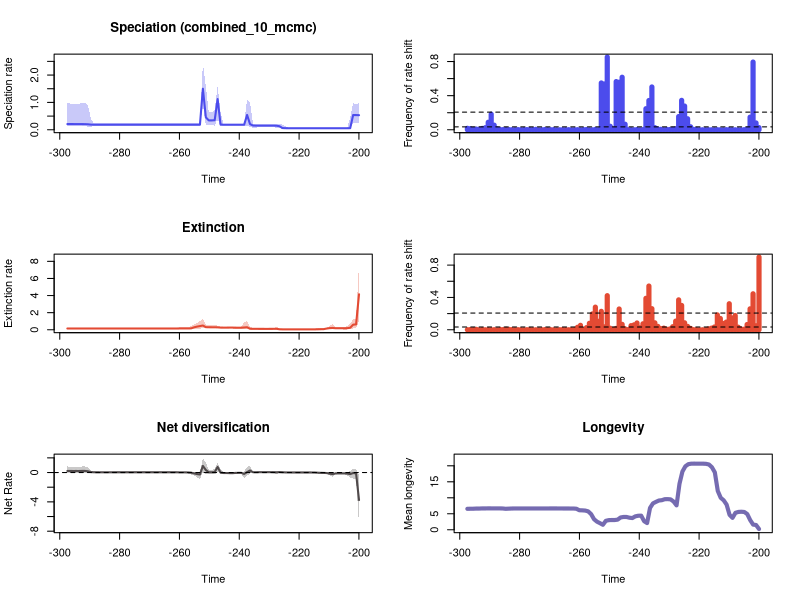

R code for this plot:


pdf(file='C:/Users/SimoesLabAdmin/Documents/pt_diversity_rates/updated_occurrence_analyses/model_2_and_5/200_its_s1k/reptilia_all/RTT_plots.pdf',width=10, height=15)
par(mfrow=c(3,2))
library(scales)

time=c(-199.96532172499997, -200.950101175,-201.934880625,-202.91966007499997,-203.904439525,-204.889218975,-205.87399842499997,-206.858777875,-207.843557325,-208.82833677499997,-209.813116225,-210.797895675,-211.78267512499997,-212.767454575,-213.752234025,-214.73701347499997,-215.721792925,-216.706572375,-217.69135182499997,-218.676131275,-219.660910725,-220.64569017499997,-221.630469625,-222.615249075,-223.60002852499997,-224.584807975,-225.569587425,-226.55436687499997,-227.539146325,-228.523925775,-229.50870522499997,-230.493484675,-231.478264125,-232.46304357499997,-233.447823025,-234.432602475,-235.41738192499997,-236.402161375,-237.386940825,-238.37172027499997,-239.356499725,-240.341279175,-241.32605862499997,-242.310838075,-243.295617525,-244.28039697499997,-245.265176425,-246.249955875,-247.23473532499997,-248.219514775,-249.204294225,-250.18907367499997,-251.173853125,-252.158632575,-253.14341202499998,-254.128191475,-255.112970925,-256.097750375,-257.082529825,-258.06730927499996,-259.052088725,-260.036868175,-261.02164762499996,-262.006427075,-262.991206525,-263.97598597499996,-264.960765425,-265.945544875,-266.93032432499996,-267.915103775,-268.899883225,-269.88466267499996,-270.869442125,-271.854221575,-272.83900102499996,-273.823780475,-274.808559925,-275.79333937499996,-276.778118825,-277.76289827499994,-278.74767772499996,-279.732457175,-280.717236625,-281.70201607499996,-282.686795525,-283.67157497499994,-284.65635442499996,-285.641133875,-286.625913325,-287.61069277499996,-288.595472225,-289.58025167499994,-290.56503112499996,-291.549810575,-292.534590025,-293.51936947499996,-294.504148925,-295.48892837499994,-296.47370782499996,-297.458487275)
rate=c(0.5327166232832166, 0.5373874053287655,0.537908455245433,0.05815111762810983,0.05641906676774056,0.05634827720226562,0.05634827720226562,0.05634827720226562,0.05634827720226562,0.05634827720226562,0.05634827720226562,0.05634827720226562,0.0563332058681145,0.0563332058681145,0.0563332058681145,0.0563332058681145,0.0563332058681145,0.0563332058681145,0.05634827720226562,0.05634827720226562,0.0563615299550265,0.05638054252698736,0.056406374173595814,0.056411659063619335,0.056727726677850324,0.05798556943472378,0.06326661034083406,0.1288181017950107,0.1489696066089337,0.15101217403889244,0.15095742497086684,0.15079782531391167,0.15088760386389657,0.15088760386389657,0.15088760386389657,0.15123196537086706,0.15518311812212948,0.2059217996219806,0.5412399598487923,0.1850029991736245,0.1849629706936782,0.1849629706936782,0.1849629706936782,0.18498437335612605,0.18498437335612605,0.18494373153942278,0.18498437335612605,0.19095217427355188,1.1224235594943526,0.3481720972191852,0.3423236705716286,0.3425842499058411,0.45439685338404884,1.500464910703109,0.18602288347624973,0.1853237090797224,0.18538462235266723,0.1853237090797224,0.1853237090797224,0.18538462235266723,0.18581780192611896,0.1858913396858791,0.1858913396858791,0.1858913396858791,0.1858913396858791,0.1858913396858791,0.1858913396858791,0.18581780192611896,0.1858913396858791,0.1858913396858791,0.1858913396858791,0.18581780192611896,0.1858913396858791,0.18581780192611896,0.18560025675225816,0.18560025675225816,0.18538462235266723,0.18538462235266723,0.18528192372704397,0.18514504152092498,0.18512958991714773,0.18512958991714773,0.1850862327369662,0.18512958991714773,0.18512958991714773,0.18512958991714773,0.1850862327369662,0.18501861226495253,0.18498435860805512,0.1850862327369662,0.18592679611716878,0.18856097556215606,0.20000235250570048,0.2050947216818299,0.20633373460616386,0.2068788658434892,0.2074142825607851,0.20815224743287308,0.20847343620201844,0.20885741238091426)
minHPD=c(0.23051497134986054, 0.2496299120643901,0.2418132458450023,0.039662551955517586,0.04308310804771849,0.04308310804771849,0.04312061670649451,0.04312061670649451,0.04312061670649451,0.04312061670649451,0.043574799931415706,0.04386354252183559,0.04386354252183559,0.04386354252183559,0.04386354252183559,0.04386354252183559,0.04386354252183559,0.04386354252183559,0.043574799931415706,0.043574799931415706,0.04312061670649451,0.04312061670649451,0.042870442100507396,0.044119078263305,0.04067847523074209,0.03923086737472213,0.044119078263305,0.04921624035207248,0.07156428605717934,0.08961951829753409,0.09275144279230575,0.09275144279230575,0.09207940699657119,0.09207940699657119,0.09207940699657119,0.07883768708769756,0.07156428605717934,0.1008717844764482,0.15760354162321705,0.1388081764822797,0.1388081764822797,0.1388081764822797,0.1396313337417057,0.1396313337417057,0.1396313337417057,0.1396313337417057,0.1388081764822797,0.12255753129535914,0.4157352513537617,0.15316581224712933,0.16152279094303312,0.15564373899940157,0.16263067942749407,0.8964635609106434,0.1324134430740386,0.13973276160683973,0.14458050941109438,0.1428574674747308,0.1428574674747308,0.14458050941109438,0.14458050941109438,0.14458050941109438,0.14458050941109438,0.14516840208347206,0.14516840208347206,0.14516840208347206,0.14516840208347206,0.14516840208347206,0.14516840208347206,0.14516840208347206,0.14516840208347206,0.14458050941109438,0.14458050941109438,0.14458050941109438,0.14458050941109438,0.14458050941109438,0.14458050941109438,0.14251724984653932,0.14251724984653932,0.13973276160683973,0.13973276160683973,0.1393511675671815,0.13759478462850783,0.13973276160683973,0.13973276160683973,0.13973276160683973,0.1383434820295,0.13796783930147372,0.13759478462850783,0.13360993110729855,0.1344772536395872,0.11146436065291829,0.11146436065291829,0.1383434820295,0.13533284802987772,0.1383434820295,0.1383434820295,0.1383434820295,0.1383434820295,0.13533284802987772)
maxHPD=c(0.973425246834988, 0.9158114757205457,0.9762968684367174,0.45534427578649966,0.07383316595407123,0.07207668786335357,0.07207668786335357,0.07207668786335357,0.07207668786335357,0.07207668786335357,0.07222130415876389,0.07222130415876389,0.07222130415876389,0.07222130415876389,0.07222130415876389,0.07222130415876389,0.07222130415876389,0.07222130415876389,0.07222130415876389,0.07222130415876389,0.07207668786335357,0.07207668786335357,0.07222130415876389,0.07375242865427906,0.07599999393211036,0.12921849079557027,0.19087195075199812,0.20618484930220418,0.2159759339303388,0.22765477054879232,0.22344590793688593,0.22344590793688593,0.2222521605898107,0.22344590793688593,0.22344590793688593,0.21759489229337298,0.21903086308161523,0.992348072200457,1.1118198416455132,0.2186300765184239,0.21759489229337298,0.21759489229337298,0.2187673206256625,0.2187673206256625,0.2187673206256625,0.2187673206256625,0.2187673206256625,0.6324798698308264,1.579954087597973,0.7409597016049367,0.637765261847673,0.6420298689905628,1.5949507790251867,2.4170390579695504,0.24253377810283822,0.2312225260334343,0.23567909979713783,0.2328355671557967,0.2328355671557967,0.2340521031078733,0.2328355671557967,0.23271016973510406,0.23258347950664507,0.2328355671557967,0.2328355671557967,0.2328355671557967,0.2328355671557967,0.2328355671557967,0.2328355671557967,0.2328355671557967,0.2328355671557967,0.23258347950664507,0.23258347950664507,0.2328355671557967,0.2328355671557967,0.2328355671557967,0.23388096368061645,0.2328355671557967,0.23485549253479032,0.2328355671557967,0.2340521031078733,0.2340521031078733,0.2328355671557967,0.2358745584694293,0.2358745584694293,0.2358745584694293,0.2358745584694293,0.23786891099983062,0.23848608859326162,0.2358745584694293,0.24335788095931998,0.4062164786687538,0.8916854249404388,0.9961697822382835,0.9842842678286702,0.9520449393114077,0.9542708574317056,0.9520449393114077,0.9520449393114077,0.9842842678286702)
remove_na = !is.na(rate)
time = time[remove_na]
plot(time,time,type = 'n', ylim = c(0, 2.658742963766506), xlim = c(-297.950877,-199.472932), ylab = 'Speciation rate', xlab = 'Time',main='Speciation (combined_10_mcmc)' )
polygon(c(time, rev(time)), c(maxHPD[remove_na], rev(minHPD[remove_na])), col = alpha('#4c4cec',0.3), border = NA)
lines(time,rate[remove_na], col = '#4c4cec', lwd=2)
mids=c(-199.97029535858584, -200.96502207575756,-201.95974879292928,-202.954475510101,-203.9492022272727,-204.94392894444442,-205.93865566161614,-206.93338237878785,-207.92810909595957,-208.92283581313131,-209.91756253030303,-210.91228924747475,-211.90701596464646,-212.90174268181818,-213.8964693989899,-214.8911961161616,-215.88592283333332,-216.88064955050504,-217.87537626767676,-218.87010298484847,-219.8648297020202,-220.8595564191919,-221.85428313636362,-222.84900985353534,-223.84373657070705,-224.83846328787877,-225.83319000505048,-226.8279167222222,-227.82264343939391,-228.81737015656563,-229.81209687373737,-230.8068235909091,-231.8015503080808,-232.79627702525252,-233.79100374242424,-234.78573045959595,-235.78045717676767,-236.77518389393938,-237.7699106111111,-238.76463732828282,-239.75936404545453,-240.75409076262625,-241.74881747979796,-242.74354419696968,-243.7382709141414,-244.7329976313131,-245.72772434848486,-246.72245106565657,-247.7171777828283,-248.7119045,-249.70663121717172,-250.70135793434343,-251.69608465151515,-252.69081136868687,-253.68553808585858,-254.6802648030303,-255.674991520202,-256.66971823737373,-257.66444495454544,-258.65917167171716,-259.6538983888889,-260.6486251060606,-261.6433518232323,-262.638078540404,-263.63280525757574,-264.62753197474746,-265.62225869191917,-266.6169854090909,-267.6117121262626,-268.6064388434343,-269.60116556060603,-270.59589227777775,-271.59061899494947,-272.58534571212124,-273.58007242929295,-274.57479914646467,-275.5695258636364,-276.5642525808081,-277.5589792979798,-278.55370601515153,-279.54843273232325,-280.54315944949496,-281.5378861666667,-282.5326128838384,-283.5273396010101,-284.5220663181818,-285.51679303535354,-286.51151975252526,-287.506246469697,-288.5009731868687,-289.4956999040404,-290.4904266212121,-291.48515333838384,-292.47988005555555,-293.47460677272727,-294.469333489899,-295.4640602070707,-296.4587869242424,-297.45351364141413)
counts=c(0.025, 0.08,0.794,0.148,0.008,0.001,0.0,0.0,0.0,0.001,0.002,0.001,0.0,0.0,0.001,0.0,0.0,0.001,0.001,0.0,0.001,0.004,0.005,0.035,0.129,0.278,0.345,0.155,0.012,0.007,0.003,0.004,0.001,0.005,0.009,0.025,0.502,0.343,0.247,0.002,0.0,0.003,0.0,0.001,0.001,0.065,0.616,0.558,0.565,0.008,0.041,0.853,0.537,0.549,0.001,0.004,0.0,0.0,0.003,0.002,0.0,0.001,0.001,0.0,0.001,0.001,0.001,0.0,0.0,0.002,0.001,0.002,0.003,0.001,0.0,0.005,0.003,0.003,0.002,0.003,0.001,0.002,0.001,0.001,0.002,0.004,0.002,0.003,0.011,0.054,0.183,0.088,0.024,0.016,0.007,0.008,0.006,0.013,0.017)
plot(mids,counts,type = 'h', xlim = c(-297.950877,-199.472932), ylim=c(0,0.853), ylab = 'Frequency of rate shift', xlab = 'Time',lwd=5,col='#4c4cec')
bf2 = 0.03407881510198736
bf6 = 0.20678637658695773
abline(h=bf2, lty=2)
abline(h=bf6, lty=2)

time=c(-199.96532172499997, -200.950101175,-201.934880625,-202.91966007499997,-203.904439525,-204.889218975,-205.87399842499997,-206.858777875,-207.843557325,-208.82833677499997,-209.813116225,-210.797895675,-211.78267512499997,-212.767454575,-213.752234025,-214.73701347499997,-215.721792925,-216.706572375,-217.69135182499997,-218.676131275,-219.660910725,-220.64569017499997,-221.630469625,-222.615249075,-223.60002852499997,-224.584807975,-225.569587425,-226.55436687499997,-227.539146325,-228.523925775,-229.50870522499997,-230.493484675,-231.478264125,-232.46304357499997,-233.447823025,-234.432602475,-235.41738192499997,-236.402161375,-237.386940825,-238.37172027499997,-239.356499725,-240.341279175,-241.32605862499997,-242.310838075,-243.295617525,-244.28039697499997,-245.265176425,-246.249955875,-247.23473532499997,-248.219514775,-249.204294225,-250.18907367499997,-251.173853125,-252.158632575,-253.14341202499998,-254.128191475,-255.112970925,-256.097750375,-257.082529825,-258.06730927499996,-259.052088725,-260.036868175,-261.02164762499996,-262.006427075,-262.991206525,-263.97598597499996,-264.960765425,-265.945544875,-266.93032432499996,-267.915103775,-268.899883225,-269.88466267499996,-270.869442125,-271.854221575,-272.83900102499996,-273.823780475,-274.808559925,-275.79333937499996,-276.778118825,-277.76289827499994,-278.74767772499996,-279.732457175,-280.717236625,-281.70201607499996,-282.686795525,-283.67157497499994,-284.65635442499996,-285.641133875,-286.625913325,-287.61069277499996,-288.595472225,-289.58025167499994,-290.56503112499996,-291.549810575,-292.534590025,-293.51936947499996,-294.504148925,-295.48892837499994,-296.47370782499996,-297.458487275)
rate=c(4.149764222005741, 0.6275672445162392,0.5976677699410164,0.2352043309246723,0.18605385833392848,0.18026308566541147,0.17865847118693598,0.1803078087393417,0.18234762988035008,0.2117680551731041,0.19156495274037266,0.14310221390439434,0.07321869723306354,0.06750063416359603,0.05756347352016741,0.04885217976568226,0.04774848219662997,0.04738355582690598,0.04687303148717206,0.04682528811200779,0.04682528811200779,0.04682528811200779,0.046814883885281364,0.046814883885281364,0.04699917266206037,0.0476994779943871,0.049982577796721314,0.06070721881338206,0.11050877866771927,0.10755742555783915,0.10493154736819463,0.1042355083273318,0.1044167070854281,0.10598613596624051,0.10634088809631886,0.10788454931300603,0.10930818491169275,0.11698001340256245,0.2956662914498719,0.26715465597558374,0.241891523320939,0.2427969815421545,0.24599471275095053,0.25618640699065187,0.25488642505912584,0.252405930637597,0.252405930637597,0.25510892830509974,0.2822064716212799,0.29007720308870316,0.2913182624336004,0.2947792540346459,0.3052666183458208,0.49650188418360997,0.43157294120863177,0.3687896636426991,0.28590160571782797,0.1640937468826072,0.15576038481013385,0.15421324273660553,0.15406213376008732,0.15385931581843215,0.14924000566411724,0.14892305433880354,0.14888633227661235,0.1488421705766778,0.1488421705766778,0.1488421705766778,0.1488396942253638,0.1488038711779225,0.1488038711779225,0.1488038711779225,0.1488396942253638,0.1488396942253638,0.1488421705766778,0.1488421705766778,0.1488421705766778,0.1488421705766778,0.1488421705766778,0.1488421705766778,0.1488396942253638,0.1488396942253638,0.1488396942253638,0.1488038711779225,0.1488396942253638,0.1488421705766778,0.14886218730926493,0.14873685325918057,0.14862136828000194,0.1485958697952065,0.1485958697952065,0.1485958697952065,0.148553377540165,0.148553377540165,0.14847581250481495,0.148553377540165,0.148553377540165,0.1485958697952065,0.148553377540165,0.14862136828000194)
minHPD=c(1.0537563940560544, 0.16725289250323677,0.14860130801429572,0.10979614592183208,0.02778788974260524,0.028375247431124084,0.035095176116311425,0.03140435492075966,0.0378255876904517,0.12278551810531294,0.04072974234964718,0.03793721211350399,0.03678525896058639,0.03678525896058639,0.03117552555444768,0.021831023659070335,0.025994801881448266,0.02698420191242594,0.026971183104675705,0.026971183104675705,0.026971183104675705,0.026971183104675705,0.026971183104675705,0.027059489597655154,0.026748907196531786,0.025994801881448266,0.025994801881448266,0.027402813123585456,0.03572984629035077,0.0513438222842415,0.05233879852545772,0.0544770276917842,0.0544770276917842,0.0513438222842415,0.049214669750221075,0.05404492758399319,0.05561099568548871,0.05727567706885262,0.06961718711058036,0.06065282784541353,0.0562849147197693,0.06365363144777894,0.1079104605942223,0.15793902570248392,0.1687532232093822,0.16476875454324388,0.16265746189484082,0.1700932008310171,0.2049305952466697,0.21627149023452125,0.21627149023452125,0.21006770168389274,0.1999551384355266,0.24918431045281927,0.11747502314497155,0.11747502314497155,0.11207836564170082,0.10523064205624684,0.10873066705337937,0.1095099975446594,0.10512274764219208,0.10512274764219208,0.09941143678800167,0.10343907076435369,0.10343907076435369,0.10343907076435369,0.10343907076435369,0.10512274764219208,0.10512274764219208,0.10512274764219208,0.10512274764219208,0.10512274764219208,0.10512274764219208,0.10512274764219208,0.10512274764219208,0.10512274764219208,0.10512274764219208,0.10512274764219208,0.10512274764219208,0.10512274764219208,0.10512274764219208,0.10512274764219208,0.10343907076435369,0.10343907076435369,0.10343907076435369,0.10580467943620749,0.10512274764219208,0.10428932051140435,0.10512274764219208,0.10512274764219208,0.10512274764219208,0.10512274764219208,0.09941143678800167,0.09941143678800167,0.09941143678800167,0.09787226353701473,0.09787226353701473,0.09787226353701473,0.09950370136683173,0.09941143678800167)
maxHPD=c(7.732191321384546, 1.3446220793255814,1.1842848182503105,0.7554983248935387,0.4211231447697176,0.28904805773965647,0.290324225349904,0.290324225349904,0.3174229582414404,0.6366931060898041,0.4590580732481909,0.23612550813818434,0.2098072321265572,0.20190871469619967,0.18893587850013757,0.12975384675981017,0.07796390906622,0.07544218460512653,0.07520014565525207,0.07520014565525207,0.07520014565525207,0.07520014565525207,0.07520014565525207,0.07544218460512653,0.07614918305275963,0.08148297718064247,0.10137635320442667,0.12931447873463103,0.3434828433331532,0.19513843133764983,0.16235371774202467,0.1610012802802627,0.16235371774202467,0.17506304039978324,0.18040776217114762,0.22960887299011618,0.25242621549869504,0.28647561818492273,1.0396842178915937,0.8961933537225947,0.3268565824491723,0.3268565824491723,0.3433980882457906,0.3694432616808708,0.3433980882457906,0.33329549386244495,0.33329549386244495,0.3482449381660383,0.4973528157785978,0.5147008756284421,0.5147008756284421,0.5136043761624526,0.5683509242421607,1.3545584398260833,1.0059736531670769,0.8169651272708514,0.5971624689756484,0.43323548952914065,0.30940570294220904,0.2987188117978567,0.2898928544586621,0.2880000073119403,0.19995085141844518,0.1971354413352007,0.19653649927926828,0.1961251857524864,0.1961251857524864,0.19653649927926828,0.1961251857524864,0.1961251857524864,0.1961251857524864,0.1961251857524864,0.19653649927926828,0.1971354413352007,0.19653649927926828,0.19653649927926828,0.19653649927926828,0.19653649927926828,0.19653649927926828,0.1971354413352007,0.1971354413352007,0.1971354413352007,0.1961251857524864,0.1961251857524864,0.1961251857524864,0.19995085141844518,0.19995085141844518,0.2004041023199442,0.2004041023199442,0.2004041023199442,0.2004041023199442,0.2004041023199442,0.19543426309626155,0.1961251857524864,0.19653649927926828,0.1961251857524864,0.1961251857524864,0.1971354413352007,0.19995085141844518,0.2004041023199442)
remove_na = !is.na(rate)
time = time[remove_na]
plot(time,time,type = 'n', ylim = c(0, 8.505410453523002), xlim = c(-297.950877,-199.472932), ylab = 'Extinction rate', xlab = 'Time',main='Extinction' )
polygon(c(time, rev(time)), c(maxHPD[remove_na], rev(minHPD[remove_na])), col = alpha('#e34a33',0.3), border = NA)
lines(time,rate[remove_na], col = '#e34a33', lwd=2)
mids=c(-199.97029535858584, -200.96502207575756,-201.95974879292928,-202.954475510101,-203.9492022272727,-204.94392894444442,-205.93865566161614,-206.93338237878785,-207.92810909595957,-208.92283581313131,-209.91756253030303,-210.91228924747475,-211.90701596464646,-212.90174268181818,-213.8964693989899,-214.8911961161616,-215.88592283333332,-216.88064955050504,-217.87537626767676,-218.87010298484847,-219.8648297020202,-220.8595564191919,-221.85428313636362,-222.84900985353534,-223.84373657070705,-224.83846328787877,-225.83319000505048,-226.8279167222222,-227.82264343939391,-228.81737015656563,-229.81209687373737,-230.8068235909091,-231.8015503080808,-232.79627702525252,-233.79100374242424,-234.78573045959595,-235.78045717676767,-236.77518389393938,-237.7699106111111,-238.76463732828282,-239.75936404545453,-240.75409076262625,-241.74881747979796,-242.74354419696968,-243.7382709141414,-244.7329976313131,-245.72772434848486,-246.72245106565657,-247.7171777828283,-248.7119045,-249.70663121717172,-250.70135793434343,-251.69608465151515,-252.69081136868687,-253.68553808585858,-254.6802648030303,-255.674991520202,-256.66971823737373,-257.66444495454544,-258.65917167171716,-259.6538983888889,-260.6486251060606,-261.6433518232323,-262.638078540404,-263.63280525757574,-264.62753197474746,-265.62225869191917,-266.6169854090909,-267.6117121262626,-268.6064388434343,-269.60116556060603,-270.59589227777775,-271.59061899494947,-272.58534571212124,-273.58007242929295,-274.57479914646467,-275.5695258636364,-276.5642525808081,-277.5589792979798,-278.55370601515153,-279.54843273232325,-280.54315944949496,-281.5378861666667,-282.5326128838384,-283.5273396010101,-284.5220663181818,-285.51679303535354,-286.51151975252526,-287.506246469697,-288.5009731868687,-289.4956999040404,-290.4904266212121,-291.48515333838384,-292.47988005555555,-293.47460677272727,-294.469333489899,-295.4640602070707,-296.4587869242424,-297.45351364141413)
counts=c(0.9, 0.05,0.445,0.259,0.065,0.007,0.009,0.032,0.176,0.146,0.322,0.095,0.078,0.14,0.184,0.034,0.02,0.011,0.001,0.0,0.0,0.002,0.001,0.017,0.042,0.086,0.301,0.37,0.107,0.038,0.01,0.006,0.02,0.015,0.042,0.086,0.261,0.541,0.389,0.074,0.025,0.084,0.061,0.051,0.002,0.011,0.067,0.257,0.017,0.005,0.019,0.422,0.036,0.228,0.105,0.28,0.196,0.08,0.026,0.002,0.055,0.031,0.004,0.002,0.0,0.002,0.003,0.001,0.0,0.0,0.001,0.002,0.002,0.001,0.0,0.0,0.001,0.003,0.001,0.0,0.001,0.001,0.001,0.002,0.005,0.006,0.002,0.004,0.0,0.001,0.001,0.002,0.0,0.003,0.0,0.005,0.002,0.003,0.001)
plot(mids,counts,type = 'h', xlim = c(-297.950877,-199.472932), ylim=c(0,0.9), ylab = 'Frequency of rate shift', xlab = 'Time',lwd=5,col='#e34a33')
abline(h=bf2, lty=2)
abline(h=bf6, lty=2)
#Net Diversification Rate
time=c(-199.96532172499997, -200.950101175,-201.934880625,-202.91966007499997,-203.904439525,-204.889218975,-205.87399842499997,-206.858777875,-207.843557325,-208.82833677499997,-209.813116225,-210.797895675,-211.78267512499997,-212.767454575,-213.752234025,-214.73701347499997,-215.721792925,-216.706572375,-217.69135182499997,-218.676131275,-219.660910725,-220.64569017499997,-221.630469625,-222.615249075,-223.60002852499997,-224.584807975,-225.569587425,-226.55436687499997,-227.539146325,-228.523925775,-229.50870522499997,-230.493484675,-231.478264125,-232.46304357499997,-233.447823025,-234.432602475,-235.41738192499997,-236.402161375,-237.386940825,-238.37172027499997,-239.356499725,-240.341279175,-241.32605862499997,-242.310838075,-243.295617525,-244.28039697499997,-245.265176425,-246.249955875,-247.23473532499997,-248.219514775,-249.204294225,-250.18907367499997,-251.173853125,-252.158632575,-253.14341202499998,-254.128191475,-255.112970925,-256.097750375,-257.082529825,-258.06730927499996,-259.052088725,-260.036868175,-261.02164762499996,-262.006427075,-262.991206525,-263.97598597499996,-264.960765425,-265.945544875,-266.93032432499996,-267.915103775,-268.899883225,-269.88466267499996,-270.869442125,-271.854221575,-272.83900102499996,-273.823780475,-274.808559925,-275.79333937499996,-276.778118825,-277.76289827499994,-278.74767772499996,-279.732457175,-280.717236625,-281.70201607499996,-282.686795525,-283.67157497499994,-284.65635442499996,-285.641133875,-286.625913325,-287.61069277499996,-288.595472225,-289.58025167499994,-290.56503112499996,-291.549810575,-292.534590025,-293.51936947499996,-294.504148925,-295.48892837499994,-296.47370782499996,-297.458487275)
net_rate=c(-3.7508077541169786, -0.12180034208980782,-0.06902183942571338,-0.21629776138720383,-0.14414210641691083,-0.12309733048107135,-0.12062010079399503,-0.1224873242440298,-0.13169562911395283,-0.21151057301284537,-0.157682887155326,-0.07043955188542426,-0.051818777697888965,-0.04327907632715284,-0.02568252120748622,0.00103579241295906,0.0056214648534686894,0.0077509888688245794,0.008269741633897024,0.008383539189375582,0.008410314177305544,0.008475416013848935,0.008642498485981925,0.008722750671554732,0.009916022628863928,0.015274068312314676,0.03251739871853047,0.05912257424673585,0.022398211517273687,0.042311208839245905,0.05010313722251345,0.05088325265482432,0.05059290826535147,0.0471267990112367,0.04573187856662502,0.041455568859034155,0.041885642019713246,0.2749910132486015,0.05611941432999269,-0.19007651772111311,-0.04448421119391158,-0.04569234106434025,-0.05629583504266249,-0.09053192096050856,-0.08269441181813926,-0.06759074963646647,-0.06704502813002516,-0.00812639502488737,0.7566465422734119,0.06558785292802025,0.03797273603779341,0.0366605645151652,0.3407706639960396,0.8962208491079701,-0.2687802875307321,-0.20960000042525997,-0.11825165418796534,-0.01885511134980139,0.011710273169269765,0.018995231656188546,0.02108343074177594,0.02201708581300735,0.03368885419935444,0.035290294241224235,0.03523667872617387,0.03539848979638711,0.03539349412120436,0.035531850861553506,0.03572241667525655,0.03576478068499429,0.03576478068499429,0.03551565804800141,0.0354780234261083,0.03539689748408739,0.035220002039174345,0.03519721165631044,0.03513259308467212,0.035005702108238536,0.03443789326460877,0.03426126036437799,0.034030862889989834,0.03388175257933805,0.03384958180436397,0.033965727875103845,0.033488903707751004,0.03253700229556427,0.03117157986957769,0.03310628818792804,0.03361761996320021,0.034094913904330025,0.03697027515707561,0.058251534800779506,0.16995897315493458,0.21525776449521597,0.21769444533977397,0.2054717802280193,0.2065980164772344,0.205750067289893,0.20715619440791253,0.21210840675633447)
net_minHPD=c(-7.093340494126648, -0.868731715045467,-0.8239297352031241,-0.6974935228336567,-0.39310560574895786,-0.23478686730553594,-0.22267432388769198,-0.23478686730553594,-0.25445701510049146,-0.580231441781668,-0.40691044259920006,-0.17954239828639046,-0.14943366922911294,-0.14328539301088855,-0.13146359020253245,-0.06931961424121677,-0.023696376604729875,-0.018756704288381124,-0.01821820713444223,-0.01821820713444223,-0.01821820713444223,-0.018339528816125314,-0.018551151994855006,-0.0193323468438946,-0.02760251876663175,-0.02760251876663175,-0.03702769890554356,-0.05038560901210139,-0.21728461934855794,-0.04429439125600568,-0.020047519145719755,-0.017468682901628577,-0.018229878808958433,-0.029291524037388994,-0.02965374401180096,-0.04788698009985504,-0.07545928781006936,-0.12729796985959344,-0.4218063220534538,-0.7382850468498379,-0.14377743891616107,-0.14377743891616107,-0.14893790497545653,-0.20161161349929496,-0.1708744037910028,-0.16515373586513662,-0.1708744037910028,-0.1708744037910028,0.1198079050751451,-0.24834506649116608,-0.2409824067557168,-0.25426712028523,-0.24082330037786615,0.08383157425142507,-0.9295883286201849,-0.6274782456610527,-0.40323099674661467,-0.25670713511643095,-0.12640107049656632,-0.11629885149690355,-0.10344618512839526,-0.10084180151040226,-0.028172170938352947,-0.0274481949075166,-0.026793044019045642,-0.02789710554377095,-0.02789710554377095,-0.02789710554377095,-0.025744484488454372,-0.025744484488454372,-0.025744484488454372,-0.025744484488454372,-0.025744484488454372,-0.026793044019045642,-0.028172170938352947,-0.028172170938352947,-0.028172170938352947,-0.02790485043517238,-0.0274481949075166,-0.0275797516561484,-0.02790485043517238,-0.02790485043517238,-0.028172170938352947,-0.028172170938352947,-0.028172170938352947,-0.02987275948553267,-0.028172170938352947,-0.029331930820127583,-0.02987275948553267,-0.02987275948553267,-0.03338046104007775,-0.06755296355538096,-0.04999514949334807,-0.04586337367236712,-0.03638275914016087,-0.03638275914016087,-0.03638275914016087,-0.03338046104007775,-0.03638275914016087,-0.052965274656730406)
net_maxHPD=c(-0.3737277833532231, 0.5358699330506389,0.47075455702340385,0.24995229548109404,0.03245429190511184,0.02265816466810792,0.029083452631763495,0.02265816466810792,0.02265816466810792,-0.05264952775954504,0.019491549514498954,0.020590544263262477,0.02495323924360552,0.02495323924360552,0.033224253910430414,0.045772785982215326,0.036595865109521036,0.036595865109521036,0.036595865109521036,0.036595865109521036,0.036595865109521036,0.036595865109521036,0.036595865109521036,0.036595865109521036,0.037188879518787445,0.09225837574546017,0.14352138274638834,0.1717394050045211,0.16448619768840755,0.15007578166087018,0.12522402012946557,0.12292496877454542,0.1210662103628398,0.11095885183527507,0.11095885183527507,0.11059900987970281,0.12292496877454542,0.8887915091265319,0.7758964931638495,0.10467025519105955,0.11404900253550024,0.10429430821348452,0.07755995345779683,0.050037252123675685,0.030085827898436168,0.018518447459982934,0.018518447459982934,0.4292296996989466,1.2958611893704672,0.48456410497859614,0.32758193188389584,0.32758193188389584,1.345026844834449,1.9195972948677704,0.0914209991735151,0.0886008859210112,0.10012006060388273,0.10096350825628093,0.09714212205710869,0.0958451553576378,0.10836389626619121,0.1071133221612197,0.10096350825628093,0.0958451553576378,0.09599602851246766,0.09467801477980212,0.09467801477980212,0.09467801477980212,0.09599602851246766,0.09599602851246766,0.09599602851246766,0.09658340936103696,0.09658340936103696,0.09599602851246766,0.09404550882864754,0.09404550882864754,0.09404550882864754,0.09467801477980212,0.0958451553576378,0.0958451553576378,0.0958451553576378,0.09599602851246766,0.09599602851246766,0.09599602851246766,0.09599602851246766,0.09658340936103696,0.10096350825628093,0.10240334021525797,0.10240334021525797,0.10642757856302903,0.1119020366388525,0.23246039967358662,0.7390684322616604,0.8257484647629181,0.8257484647629181,0.791533552286891,0.791533552286891,0.791533552286891,0.791533552286891,0.8257484647629181)
remove_na = !is.na(net_rate)
time = time[remove_na]
plot(time,time,type = 'n', ylim = c(-7.802674543539313, 2.1115570243545476), xlim = c(-297.950877,-199.472932), ylab = 'Net Rate', xlab = 'Time',lwd=2, main='Net diversification', col= '#504A4B' )
polygon(c(time, rev(time)), c(net_maxHPD[remove_na], rev(net_minHPD[remove_na])), col = alpha('#504A4B',0.3), border = NA)
lines(time,net_rate[remove_na], col = '#504A4B', lwd=2)
abline(h=0,lty=2)


time=c(-199.96532172499997, -200.950101175,-201.934880625,-202.91966007499997,-203.904439525,-204.889218975,-205.87399842499997,-206.858777875,-207.843557325,-208.82833677499997,-209.813116225,-210.797895675,-211.78267512499997,-212.767454575,-213.752234025,-214.73701347499997,-215.721792925,-216.706572375,-217.69135182499997,-218.676131275,-219.660910725,-220.64569017499997,-221.630469625,-222.615249075,-223.60002852499997,-224.584807975,-225.569587425,-226.55436687499997,-227.539146325,-228.523925775,-229.50870522499997,-230.493484675,-231.478264125,-232.46304357499997,-233.447823025,-234.432602475,-235.41738192499997,-236.402161375,-237.386940825,-238.37172027499997,-239.356499725,-240.341279175,-241.32605862499997,-242.310838075,-243.295617525,-244.28039697499997,-245.265176425,-246.249955875,-247.23473532499997,-248.219514775,-249.204294225,-250.18907367499997,-251.173853125,-252.158632575,-253.14341202499998,-254.128191475,-255.112970925,-256.097750375,-257.082529825,-258.06730927499996,-259.052088725,-260.036868175,-261.02164762499996,-262.006427075,-262.991206525,-263.97598597499996,-264.960765425,-265.945544875,-266.93032432499996,-267.915103775,-268.899883225,-269.88466267499996,-270.869442125,-271.854221575,-272.83900102499996,-273.823780475,-274.808559925,-275.79333937499996,-276.778118825,-277.76289827499994,-278.74767772499996,-279.732457175,-280.717236625,-281.70201607499996,-282.686795525,-283.67157497499994,-284.65635442499996,-285.641133875,-286.625913325,-287.61069277499996,-288.595472225,-289.58025167499994,-290.56503112499996,-291.549810575,-292.534590025,-293.51936947499996,-294.504148925,-295.48892837499994,-296.47370782499996,-297.458487275)
rate=c(0.2332380472986992, 1.488302809158088,1.6173217681794876,3.0269615608748994,4.9212438872412925,5.559409783824473,5.636035102059187,5.57734063655499,5.304892735554406,3.7268909124574328,4.662610013734136,7.86160508221412,9.210619785871838,9.996938396685213,12.13090651092282,17.948797444263455,19.55861429138644,20.408645367968866,20.614392866298452,20.662865210580538,20.662865210580538,20.662865210580538,20.67260782685548,20.662703042482157,20.506324325525704,19.843455087575258,18.213419895643227,14.37538692471708,7.6306534839989375,8.818803527993785,9.501573803980497,9.583045171795229,9.55526418114187,9.245138102867772,9.142258677263804,8.717332349888316,8.250367115151244,6.8277764508206005,2.096539336661671,2.6783883103384993,4.409340104554293,4.385975768262511,4.191195674211419,3.6637271915632597,3.772039399391134,4.003696033003551,4.004282189795813,3.8396954200638547,3.167273096211289,3.0430282353514446,3.0458059166827334,3.015589673549597,2.7991063770973255,1.5617440163759237,2.067711285249969,2.5316189202768147,3.292274724830847,4.894599767986185,5.755680163553744,6.005056968483266,6.071331235032205,6.104190192902903,6.571924365047093,6.644751379143662,6.642384951339986,6.649531944196266,6.649531944196266,6.65708376138626,6.664117581357891,6.665999517956708,6.665999517956708,6.665999517956708,6.661867114627205,6.6613255793173805,6.656723927865985,6.655714194211536,6.655714194211536,6.655714194211536,6.655226437456468,6.658064625697841,6.658471050459346,6.658471050459346,6.6606832168289944,6.6634655696866965,6.642360787312066,6.600484057878336,6.555779346602808,6.656082440368042,6.682402388823189,6.685699447174604,6.685699447174604,6.686430614965753,6.691114290296947,6.668378662979739,6.672856961069992,6.62964290047886,6.62964290047886,6.581280541468697,6.574731972950599,6.549120642421561)
minHPD=c(0.2332380472986992, 1.488302809158088,1.6173217681794876,3.0269615608748994,4.9212438872412925,5.559409783824473,5.636035102059187,5.57734063655499,5.304892735554406,3.7268909124574328,4.662610013734136,7.86160508221412,9.210619785871838,9.996938396685213,12.13090651092282,17.948797444263455,19.55861429138644,20.408645367968866,20.614392866298452,20.662865210580538,20.662865210580538,20.662865210580538,20.67260782685548,20.662703042482157,20.506324325525704,19.843455087575258,18.213419895643227,14.37538692471708,7.6306534839989375,8.818803527993785,9.501573803980497,9.583045171795229,9.55526418114187,9.245138102867772,9.142258677263804,8.717332349888316,8.250367115151244,6.8277764508206005,2.096539336661671,2.6783883103384993,4.409340104554293,4.385975768262511,4.191195674211419,3.6637271915632597,3.772039399391134,4.003696033003551,4.004282189795813,3.8396954200638547,3.167273096211289,3.0430282353514446,3.0458059166827334,3.015589673549597,2.7991063770973255,1.5617440163759237,2.067711285249969,2.5316189202768147,3.292274724830847,4.894599767986185,5.755680163553744,6.005056968483266,6.071331235032205,6.104190192902903,6.571924365047093,6.644751379143662,6.642384951339986,6.649531944196266,6.649531944196266,6.65708376138626,6.664117581357891,6.665999517956708,6.665999517956708,6.665999517956708,6.661867114627205,6.6613255793173805,6.656723927865985,6.655714194211536,6.655714194211536,6.655714194211536,6.655226437456468,6.658064625697841,6.658471050459346,6.658471050459346,6.6606832168289944,6.6634655696866965,6.642360787312066,6.600484057878336,6.555779346602808,6.656082440368042,6.682402388823189,6.685699447174604,6.685699447174604,6.686430614965753,6.691114290296947,6.668378662979739,6.672856961069992,6.62964290047886,6.62964290047886,6.581280541468697,6.574731972950599,6.549120642421561)
maxHPD=c(0.2332380472986992, 1.488302809158088,1.6173217681794876,3.0269615608748994,4.9212438872412925,5.559409783824473,5.636035102059187,5.57734063655499,5.304892735554406,3.7268909124574328,4.662610013734136,7.86160508221412,9.210619785871838,9.996938396685213,12.13090651092282,17.948797444263455,19.55861429138644,20.408645367968866,20.614392866298452,20.662865210580538,20.662865210580538,20.662865210580538,20.67260782685548,20.662703042482157,20.506324325525704,19.843455087575258,18.213419895643227,14.37538692471708,7.6306534839989375,8.818803527993785,9.501573803980497,9.583045171795229,9.55526418114187,9.245138102867772,9.142258677263804,8.717332349888316,8.250367115151244,6.8277764508206005,2.096539336661671,2.6783883103384993,4.409340104554293,4.385975768262511,4.191195674211419,3.6637271915632597,3.772039399391134,4.003696033003551,4.004282189795813,3.8396954200638547,3.167273096211289,3.0430282353514446,3.0458059166827334,3.015589673549597,2.7991063770973255,1.5617440163759237,2.067711285249969,2.5316189202768147,3.292274724830847,4.894599767986185,5.755680163553744,6.005056968483266,6.071331235032205,6.104190192902903,6.571924365047093,6.644751379143662,6.642384951339986,6.649531944196266,6.649531944196266,6.65708376138626,6.664117581357891,6.665999517956708,6.665999517956708,6.665999517956708,6.661867114627205,6.6613255793173805,6.656723927865985,6.655714194211536,6.655714194211536,6.655714194211536,6.655226437456468,6.658064625697841,6.658471050459346,6.658471050459346,6.6606832168289944,6.6634655696866965,6.642360787312066,6.600484057878336,6.555779346602808,6.656082440368042,6.682402388823189,6.685699447174604,6.685699447174604,6.686430614965753,6.691114290296947,6.668378662979739,6.672856961069992,6.62964290047886,6.62964290047886,6.581280541468697,6.574731972950599,6.549120642421561)
remove_na = !is.na(rate)
time = time[remove_na]
plot(time,time,type = 'n', ylim = c(0, 22.73986860954103), xlim = c(-297.950877,-199.472932), ylab = 'Mean longevity', xlab = 'Time',main='Longevity' )
polygon(c(time, rev(time)), c(maxHPD[remove_na], rev(minHPD[remove_na])), col = alpha('#756bb1',0.3), border = NA)
lines(time,rate[remove_na], col = '#756bb1', lwd=4)

n <- dev.off()
